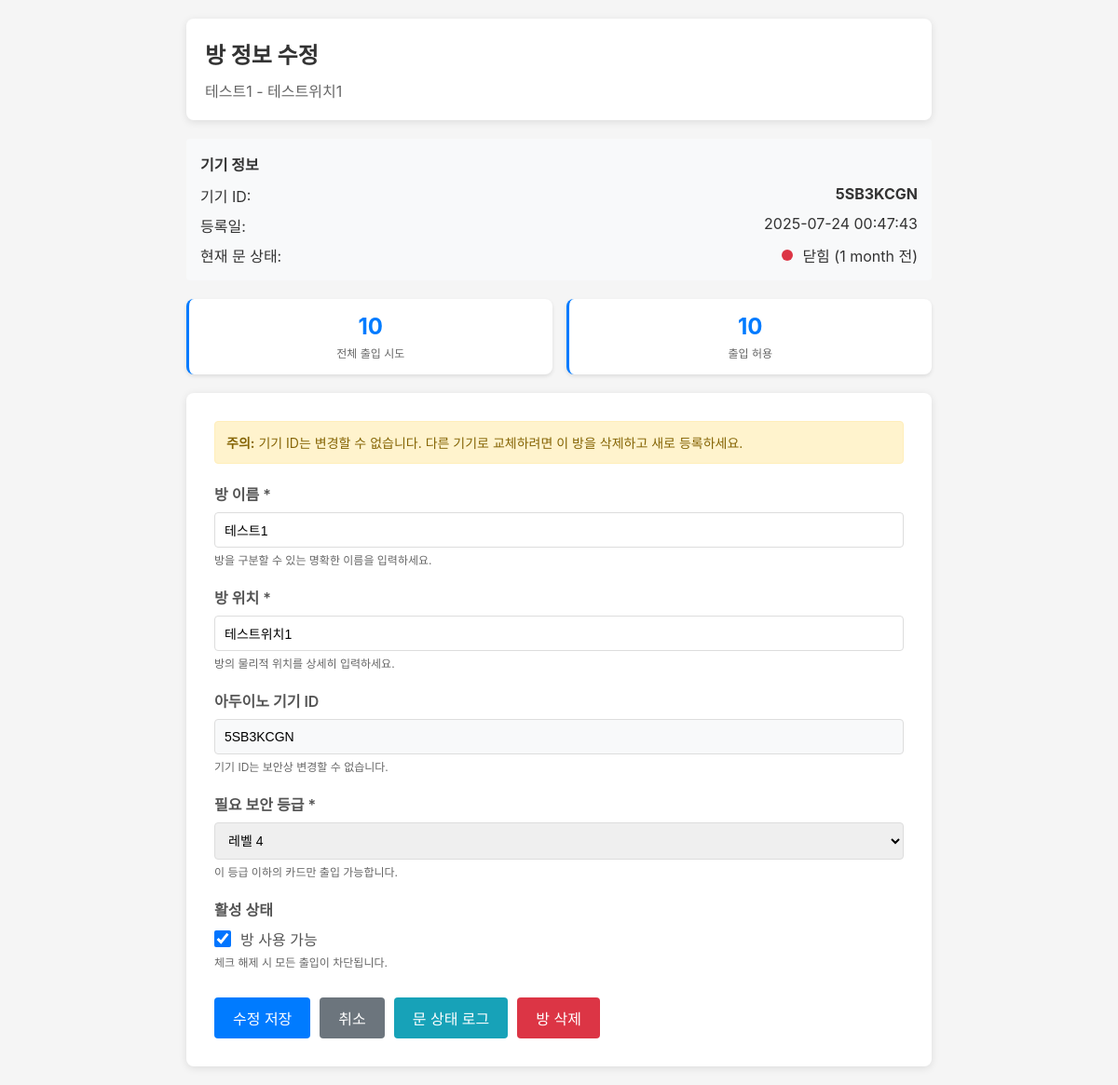
/RFID/room_edit/4/ (signed in), run on the app's committed database.
### RFID/models.py (models this page shows, shortened)
class Room(models.Model):
    name = models.CharField(
        max_length=100,
        verbose_name="방 이름",
        help_text="예: 회의실A, 서버실, 사무실"
    )
    location = models.CharField(
        max_length=150,
        verbose_name="방 위치",
        help_text="예: 3층 동쪽, GPS좌표, 상세 주소"
    )
    required_level = models.IntegerField(
        verbose_name="필요 보안 등급",
        validators=[MinValueValidator(0), MaxValueValidator(5)],
        help_text="0=최고 권한, 5=최저 권한"
    )
    device_id = models.CharField(
        max_length=20,
        unique=True,
        verbose_name="아두이노 기기 ID",
        help_text="각 아두이노 기기의 고유 식별자"
    )
    is_enabled = models.BooleanField(
        default=True,
        verbose_name="방 사용 가능 여부",
        help_text="False시 모든 출입 차단"
    )
    door_status = models.BooleanField(
        default=False,
        verbose_name="현재 문 상태",
        help_text="True=열림, False=닫힘"
    )
    last_door_change = models.DateTimeField(
        null=True,
        blank=True,
        verbose_name="마지막 문 상태 변경 시간"
    )
    created_at = models.DateTimeField(
        auto_now_add=True,
        verbose_name="등록일시"
    )
    class Meta:
        db_table = 'room_info'
        verbose_name = "방 정보"
        verbose_name_plural = "ROOM : 방 정보 목록"
        indexes = [
            models.Index(fields=['device_id']),
            models.Index(fields=['required_level']),
        ]

### RFID/views_room.py (the view, shortened to what this page needs)
# urls.py: path('room_edit/<int:room_id>/', views_room.room_edit, name='room_edit'),
@login_required
def room_edit(request, room_id):
    if not request.user.is_superuser:
        messages.error(request, "접근 권한이 없습니다.")
        return redirect('room_list')
    room = get_object_or_404(Room, id=room_id)
    granted_count = room.access_logs.filter(access_result='granted').count()
    context = {
        'room': room,
        'granted_count': granted_count,
    }
    return render(request, 'room_edit.html', context)

### RFID/templates/room_edit.html (shortened to what this page needs)
<!DOCTYPE html>
<html lang="ko">
<head>
</head>
<body>
    <div class="container">
        <div class="header">
            <h1>방 정보 수정</h1>
            <p style="color: #666; margin-top: 5px;">{{ room.name }} - {{ room.location }}</p>
        </div>
        <div class="device-info">
            <h3 style="margin-bottom: 10px; font-size: 16px;">기기 정보</h3>
            <div class="device-info-item">
                <span>기기 ID:</span>
                <strong>{{ room.device_id }}</strong>
            </div>
            <div class="device-info-item">
                <span>등록일:</span>
                <span>{{ room.created_at|date:"Y-m-d H:i:s" }}</span>
            </div>
            <div class="device-info-item">
                <span>현재 문 상태:</span>
                <span class="door-status">
                    <span class="door-indicator {% if room.door_status %}door-open{% else %}door-closed{% endif %}"></span>
                    {% if room.door_status %}열림{% else %}닫힘{% endif %}
                    {% if room.last_door_change %}
                        ({{ room.last_door_change|timesince }} 전)
                    {% endif %}
                </span>
            </div>
        </div>
        <div class="room-stats">
            <div class="stat-card">
                <div class="stat-value">{{ room.access_logs.count }}</div>
                <div class="stat-label">전체 출입 시도</div>
            </div>
            <div class="stat-card">
                <div class="stat-value">{{ granted_count|default:"0" }}</div>
                <div class="stat-label">출입 허용</div>
            </div>
        </div>
        <form method="post" class="form-container">
            <div class="warning-box">
                <strong>주의:</strong> 기기 ID는 변경할 수 없습니다. 다른 기기로 교체하려면 이 방을 삭제하고 새로 등록하세요.
            </div>
            <div class="form-group">
                <label for="name">방 이름 *</label>
                <input type="text" id="name" name="name" value="{{ room.name }}" required>
                <div class="help-text">방을 구분할 수 있는 명확한 이름을 입력하세요.</div>
            </div>
            <div class="form-group">
                <label for="location">방 위치 *</label>
                <input type="text" id="location" name="location" value="{{ room.location }}" required>
                <div class="help-text">방의 물리적 위치를 상세히 입력하세요.</div>
            </div>
            <div class="form-group">
                <label for="device_id">아두이노 기기 ID</label>
                <input type="text" id="device_id" value="{{ room.device_id }}" readonly>
                <div class="help-text">기기 ID는 보안상 변경할 수 없습니다.</div>
            </div>
            <div class="form-group">
                <label for="required_level">필요 보안 등급 *</label>
                <select id="required_level" name="required_level" required>
                    <option value="4" {% if room.required_level == 4 %}selected{% endif %}>레벨 4</option>
                </select>
                <div class="help-text">이 등급 이하의 카드만 출입 가능합니다.</div>
            </div>
            <div class="form-group">
                <label>활성 상태</label>
                <div class="checkbox-group">
                    <input type="checkbox" id="is_enabled" name="is_enabled" {% if room.is_enabled %}checked{% endif %}>
                    <label for="is_enabled" style="font-weight: normal; margin-bottom: 0;">방 사용 가능</label>
                </div>
                <div class="help-text">체크 해제 시 모든 출입이 차단됩니다.</div>
            </div>
            <div class="btn-group">
                <button type="submit" class="btn-primary">수정 저장</button>
                <button type="button" class="btn-secondary" onclick="window.location.href='/RFID/room_list/'">취소</button>
                <button type="button" class="btn-info" onclick="viewDoorLogs()">문 상태 로그</button>
                <button type="button" class="btn-danger" onclick="deleteRoom()">방 삭제</button>
            </div>
        </form>
    </div>
</body>
</html>

### RFID/templates/room_edit.html (style rules this page uses)
* { margin: 0; padding: 0; box-sizing: border-box; }
body { font-family: -apple-system, BlinkMacSystemFont, 'Segoe UI', sans-serif; background: #f5f5f5; color: #333; padding: 20px; }
.container { max-width: 800px; margin: 0 auto; }
.header { background: white; padding: 20px; border-radius: 8px; box-shadow: 0 2px 8px rgba(0,0,0,0.1); margin-bottom: 20px; }
h1 { font-size: 24px; margin-bottom: 10px; }
.form-container { background: white; padding: 30px; border-radius: 8px; box-shadow: 0 2px 8px rgba(0,0,0,0.1); }
.form-group { margin-bottom: 20px; }
label { display: block; font-weight: 600; margin-bottom: 8px; color: #555; }
input[type="text"], select { width: 100%; padding: 10px; border: 1px solid #ddd; border-radius: 4px; font-size: 14px; }
input[type="text"]:read-only { background: #f8f9fa; cursor: not-allowed; }
.help-text { font-size: 12px; color: #666; margin-top: 4px; }
.checkbox-group { display: flex; align-items: center; gap: 10px; }
input[type="checkbox"] { width: 18px; height: 18px; cursor: pointer; }
.warning-box { background: #fff3cd; border: 1px solid #ffeeba; color: #856404; padding: 12px; border-radius: 4px; margin-bottom: 20px; font-size: 14px; }
.device-info { background: #f8f9fa; padding: 15px; border-radius: 4px; margin-bottom: 20px; }
.device-info-item { display: flex; justify-content: space-between; margin-bottom: 8px; }
.device-info-item:last-child { margin-bottom: 0; }
.room-stats { display: grid; grid-template-columns: repeat(auto-fit, minmax(150px, 1fr)); gap: 15px; margin-bottom: 20px; }
.stat-card { background: white; padding: 15px; border-radius: 8px; box-shadow: 0 2px 4px rgba(0,0,0,0.1); text-align: center; border-left: 3px solid #007bff; }
.stat-value { font-size: 24px; font-weight: bold; color: #007bff; margin-bottom: 5px; }
.stat-label { color: #666; font-size: 12px; }
.btn-group { display: flex; gap: 10px; margin-top: 30px; }
button { padding: 10px 20px; border: none; border-radius: 4px; font-size: 16px; cursor: pointer; transition: all 0.3s; }
.btn-primary { background: #007bff; color: white; }
.btn-secondary { background: #6c757d; color: white; }
.btn-danger { background: #dc3545; color: white; }
.btn-info { background: #17a2b8; color: white; }
.door-status { display: flex; align-items: center; gap: 10px; }
.door-indicator { width: 12px; height: 12px; border-radius: 50%; display: inline-block; }
.door-closed { background: #dc3545; }

### data on the page
Room: name "테스트1", location "테스트위치1", device_id "5SB3KCGN", created_at "2025-07-24 00:47:43", last_door_change "1 month", access_logs.count "10", required_level "레벨 4", is_enabled "☑"

### other printed values
{{ granted_count|default:"0" }} "10"
